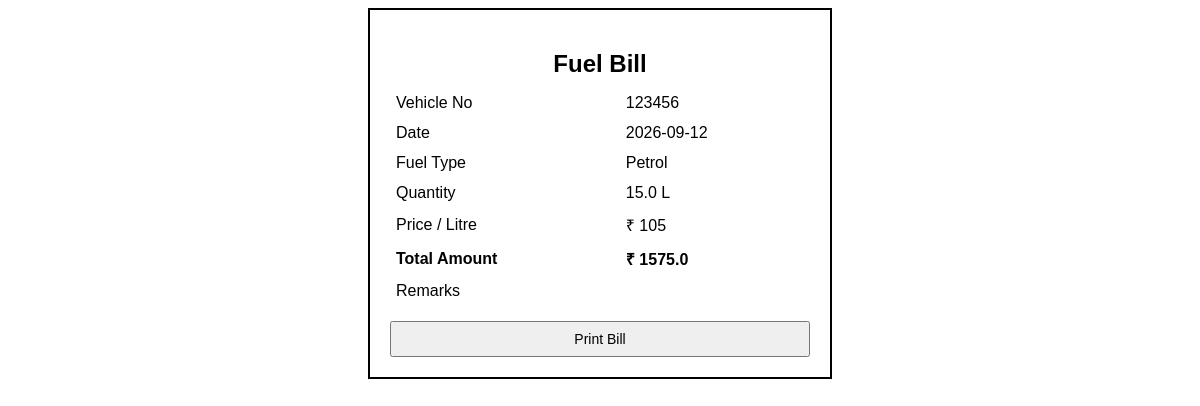
The app's page /bill/5 (signed in) with its own data.
### tables this page shows
CREATE TABLE vehicles (
    id INTEGER PRIMARY KEY AUTOINCREMENT,
    vehicle_no TEXT,
    driver TEXT
);

CREATE TABLE fuel_transactions (
    id INTEGER PRIMARY KEY AUTOINCREMENT,
    date TEXT,
    vehicle_id INTEGER,
    fuel TEXT,
    litres REAL,
    type TEXT,
    remarks TEXT,
    created_at TIMESTAMP DEFAULT CURRENT_TIMESTAMP,
    FOREIGN KEY(vehicle_id) REFERENCES vehicles(id)
);

### app.py (the view)
@app.route("/bill/<int:id>")
def bill(id):
    if "user" not in session:
        return redirect("/login")
    conn = get_db()
    record = conn.execute("""
        SELECT ft.*, v.vehicle_no
        FROM fuel_transactions ft
        LEFT JOIN vehicles v ON ft.vehicle_id = v.id
        WHERE ft.id=?
    """, (id,)).fetchone()
    if not record:
        return "Bill not found"
    price = FUEL_PRICES.get(record["fuel"], 0)
    total = price * record["litres"]
    return render_template(
        "bill.html",
        r=record,
        price=price,
        total=total
    )

### app.py (called while the page is built)
def get_db():
    conn = sqlite3.connect("database.db")
    conn.row_factory = sqlite3.Row
    return conn

### templates/bill.html (shortened to what this page needs)
<!DOCTYPE html>
<html>
<head>
</head>
<body>
<div class="bill-box">
    <h2>Fuel Bill</h2>
    <table>
        <tr><td>Vehicle No</td><td>{{ r.vehicle_no or '-' }}</td></tr>
        <tr><td>Date</td><td>{{ r.date }}</td></tr>
        <tr><td>Fuel Type</td><td>{{ r.fuel }}</td></tr>
        <tr><td>Quantity</td><td>{{ r.litres }} L</td></tr>
        <tr><td>Price / Litre</td><td>₹ {{ price }}</td></tr>
        <tr class="total"><td>Total Amount</td><td>₹ {{ total }}</td></tr>
        <tr><td>Remarks</td><td>{{ r.remarks }}</td></tr>
    </table>
    <button class="print-btn" onclick="window.print()">Print Bill</button>
</div>
</body>
</html>

### templates/bill.html (style rules this page uses)
body { font-family: Arial, sans-serif; background: #fff; color: #000; }
.bill-box { width: 420px; margin: auto; border: 2px solid #000; padding: 20px; }
h2 { text-align: center; margin-bottom: 10px; }
table { width: 100%; border-collapse: collapse; }
td { padding: 6px; }
.total { font-weight: bold; font-size: 16px; }
.print-btn { margin-top: 15px; width: 100%; padding: 8px; font-size: 14px; }

### records on screen
vehicles: vehicle_no "123456"
fuel_transactions: date "2026-09-12", fuel "Petrol", litres "15.0"

### other values on screen
{{ price }} "105"
{{ total }} "1575.0"
